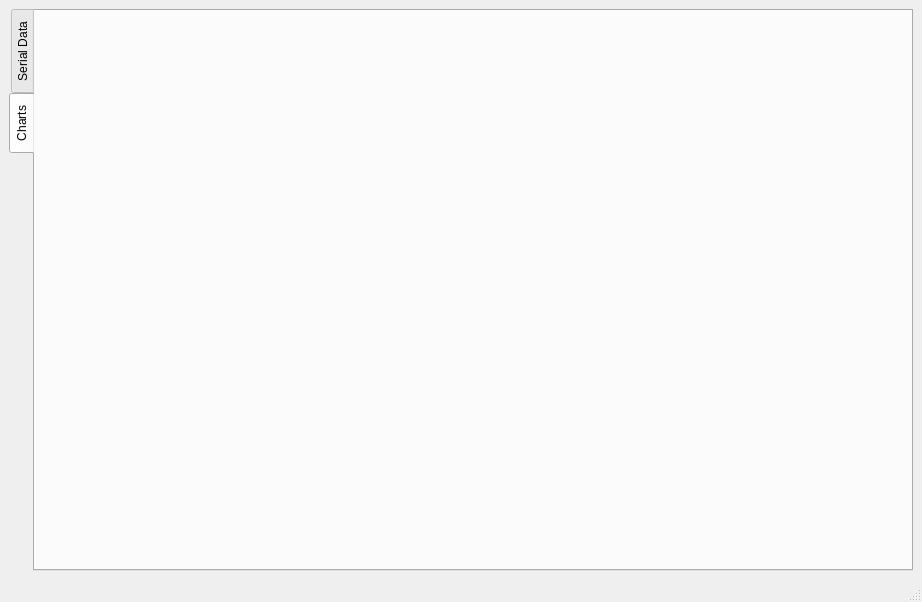
<?xml version="1.0" encoding="UTF-8"?>
<ui version="4.0">
 <class>serialAssistant</class>
 <widget class="QMainWindow" name="serialAssistant">
  <property name="geometry">
   <rect>
    <x>0</x>
    <y>0</y>
    <width>900</width>
    <height>602</height>
   </rect>
  </property>
  <property name="windowTitle">
   <string>serialAssistant</string>
  </property>
  <widget class="QWidget" name="centralwidget">
   <layout class="QGridLayout" name="gridLayout_4">
    <item row="0" column="0">
     <widget class="QTabWidget" name="tabWidget">
      <property name="tabPosition">
       <enum>QTabWidget::West</enum>
      </property>
      <property name="currentIndex">
       <number>1</number>
      </property>
      <widget class="QWidget" name="serialDataTab">
       <attribute name="title">
        <string>Serial Data</string>
       </attribute>
       <layout class="QGridLayout" name="gridLayout_3">
        <item row="0" column="0">
         <layout class="QHBoxLayout" name="horizontalLayout_3">
          <item>
           <layout class="QGridLayout" name="gridLayout_2">
            <item row="1" column="0">
             <layout class="QHBoxLayout" name="horizontalLayout_2">
              <item>
               <widget class="QLineEdit" name="sendMessageEdit">
                <property name="minimumSize">
                 <size>
                  <width>0</width>
                  <height>50</height>
                 </size>
                </property>
               </widget>
              </item>
              <item>
               <layout class="QVBoxLayout" name="verticalLayout_2">
                <item>
                 <widget class="QPushButton" name="sendMessagePbt">
                  <property name="text">
                   <string>Send Message</string>
                  </property>
                 </widget>
                </item>
                <item>
                 <widget class="QPushButton" name="clearMessagePbt">
                  <property name="text">
                   <string>Clear Message</string>
                  </property>
                 </widget>
                </item>
               </layout>
              </item>
             </layout>
            </item>
            <item row="0" column="0">
             <widget class="QPlainTextEdit" name="recvEdit">
              <property name="minimumSize">
               <size>
                <width>700</width>
                <height>445</height>
               </size>
              </property>
              <property name="readOnly">
               <bool>true</bool>
              </property>
             </widget>
            </item>
           </layout>
          </item>
          <item>
           <layout class="QVBoxLayout" name="verticalLayout_3">
            <item>
             <widget class="QGroupBox" name="groupBox">
              <property name="maximumSize">
               <size>
                <width>162</width>
                <height>64</height>
               </size>
              </property>
              <property name="title">
               <string/>
              </property>
              <layout class="QHBoxLayout" name="horizontalLayout">
               <item>
                <spacer name="horizontalSpacer_2">
                 <property name="orientation">
                  <enum>Qt::Horizontal</enum>
                 </property>
                 <property name="sizeHint" stdset="0">
                  <size>
                   <width>52</width>
                   <height>20</height>
                  </size>
                 </property>
                </spacer>
               </item>
               <item>
                <widget class="QLabel" name="label_6">
                 <property name="minimumSize">
                  <size>
                   <width>126</width>
                   <height>20</height>
                  </size>
                 </property>
                 <property name="font">
                  <font>
                   <family>DejaVu Sans</family>
                   <pointsize>11</pointsize>
                   <weight>50</weight>
                   <bold>false</bold>
                  </font>
                 </property>
                 <property name="text">
                  <string>Serial Assisant</string>
                 </property>
                 <property name="alignment">
                  <set>Qt::AlignCenter</set>
                 </property>
                </widget>
               </item>
               <item>
                <spacer name="horizontalSpacer">
                 <property name="orientation">
                  <enum>Qt::Horizontal</enum>
                 </property>
                 <property name="sizeHint" stdset="0">
                  <size>
                   <width>52</width>
                   <height>20</height>
                  </size>
                 </property>
                </spacer>
               </item>
              </layout>
             </widget>
            </item>
            <item>
             <spacer name="verticalSpacer">
              <property name="orientation">
               <enum>Qt::Vertical</enum>
              </property>
              <property name="sizeHint" stdset="0">
               <size>
                <width>20</width>
                <height>40</height>
               </size>
              </property>
             </spacer>
            </item>
            <item>
             <layout class="QGridLayout" name="gridLayout">
              <item row="0" column="0">
               <widget class="QComboBox" name="serialPortCb">
                <property name="maximumSize">
                 <size>
                  <width>86</width>
                  <height>25</height>
                 </size>
                </property>
               </widget>
              </item>
              <item row="0" column="1">
               <widget class="QLabel" name="label">
                <property name="maximumSize">
                 <size>
                  <width>68</width>
                  <height>25</height>
                 </size>
                </property>
                <property name="text">
                 <string>SerialPort</string>
                </property>
                <property name="alignment">
                 <set>Qt::AlignCenter</set>
                </property>
               </widget>
              </item>
              <item row="1" column="0">
               <widget class="QComboBox" name="baudRateCb">
                <property name="maximumSize">
                 <size>
                  <width>86</width>
                  <height>25</height>
                 </size>
                </property>
                <property name="currentIndex">
                 <number>2</number>
                </property>
                <item>
                 <property name="text">
                  <string>4800</string>
                 </property>
                </item>
                <item>
                 <property name="text">
                  <string>9600</string>
                 </property>
                </item>
                <item>
                 <property name="text">
                  <string>115200</string>
                 </property>
                </item>
               </widget>
              </item>
              <item row="1" column="1">
               <widget class="QLabel" name="label_2">
                <property name="maximumSize">
                 <size>
                  <width>68</width>
                  <height>25</height>
                 </size>
                </property>
                <property name="text">
                 <string>BaudRate</string>
                </property>
                <property name="alignment">
                 <set>Qt::AlignCenter</set>
                </property>
               </widget>
              </item>
              <item row="2" column="0">
               <widget class="QComboBox" name="dataBitCb">
                <property name="maximumSize">
                 <size>
                  <width>86</width>
                  <height>25</height>
                 </size>
                </property>
                <property name="toolTipDuration">
                 <number>-10</number>
                </property>
                <property name="currentIndex">
                 <number>1</number>
                </property>
                <item>
                 <property name="text">
                  <string>7</string>
                 </property>
                </item>
                <item>
                 <property name="text">
                  <string>8</string>
                 </property>
                </item>
               </widget>
              </item>
              <item row="2" column="1">
               <widget class="QLabel" name="label_3">
                <property name="maximumSize">
                 <size>
                  <width>68</width>
                  <height>25</height>
                 </size>
                </property>
                <property name="text">
                 <string>DataBits</string>
                </property>
                <property name="alignment">
                 <set>Qt::AlignCenter</set>
                </property>
               </widget>
              </item>
              <item row="3" column="0">
               <widget class="QComboBox" name="stopBitCB">
                <property name="maximumSize">
                 <size>
                  <width>86</width>
                  <height>25</height>
                 </size>
                </property>
                <property name="currentIndex">
                 <number>0</number>
                </property>
                <item>
                 <property name="text">
                  <string>1</string>
                 </property>
                </item>
                <item>
                 <property name="text">
                  <string>1.5</string>
                 </property>
                </item>
                <item>
                 <property name="text">
                  <string>2</string>
                 </property>
                </item>
               </widget>
              </item>
              <item row="3" column="1">
               <widget class="QLabel" name="label_4">
                <property name="maximumSize">
                 <size>
                  <width>68</width>
                  <height>25</height>
                 </size>
                </property>
                <property name="text">
                 <string>StopBits</string>
                </property>
                <property name="alignment">
                 <set>Qt::AlignCenter</set>
                </property>
               </widget>
              </item>
              <item row="4" column="0">
               <widget class="QComboBox" name="ParityCb">
                <property name="maximumSize">
                 <size>
                  <width>86</width>
                  <height>25</height>
                 </size>
                </property>
                <property name="currentIndex">
                 <number>0</number>
                </property>
                <item>
                 <property name="text">
                  <string>none</string>
                 </property>
                </item>
               </widget>
              </item>
              <item row="4" column="1">
               <widget class="QLabel" name="label_5">
                <property name="maximumSize">
                 <size>
                  <width>68</width>
                  <height>25</height>
                 </size>
                </property>
                <property name="text">
                 <string>Parity</string>
                </property>
                <property name="alignment">
                 <set>Qt::AlignCenter</set>
                </property>
               </widget>
              </item>
             </layout>
            </item>
            <item>
             <spacer name="verticalSpacer_5">
              <property name="orientation">
               <enum>Qt::Vertical</enum>
              </property>
              <property name="sizeHint" stdset="0">
               <size>
                <width>20</width>
                <height>40</height>
               </size>
              </property>
             </spacer>
            </item>
            <item>
             <spacer name="verticalSpacer_4">
              <property name="orientation">
               <enum>Qt::Vertical</enum>
              </property>
              <property name="sizeHint" stdset="0">
               <size>
                <width>20</width>
                <height>40</height>
               </size>
              </property>
             </spacer>
            </item>
            <item>
             <layout class="QVBoxLayout" name="verticalLayout">
              <item>
               <widget class="QPushButton" name="openSerialPbt">
                <property name="minimumSize">
                 <size>
                  <width>0</width>
                  <height>30</height>
                 </size>
                </property>
                <property name="maximumSize">
                 <size>
                  <width>160</width>
                  <height>30</height>
                 </size>
                </property>
                <property name="text">
                 <string>Open Serial</string>
                </property>
               </widget>
              </item>
              <item>
               <widget class="QPushButton" name="closeSerialPbt">
                <property name="maximumSize">
                 <size>
                  <width>160</width>
                  <height>30</height>
                 </size>
                </property>
                <property name="text">
                 <string>Close Serial</string>
                </property>
               </widget>
              </item>
             </layout>
            </item>
            <item>
             <spacer name="verticalSpacer_6">
              <property name="orientation">
               <enum>Qt::Vertical</enum>
              </property>
              <property name="sizeHint" stdset="0">
               <size>
                <width>20</width>
                <height>40</height>
               </size>
              </property>
             </spacer>
            </item>
            <item>
             <spacer name="verticalSpacer_2">
              <property name="orientation">
               <enum>Qt::Vertical</enum>
              </property>
              <property name="sizeHint" stdset="0">
               <size>
                <width>20</width>
                <height>20</height>
               </size>
              </property>
             </spacer>
            </item>
           </layout>
          </item>
         </layout>
        </item>
       </layout>
      </widget>
      <widget class="QWidget" name="chartsTab">
       <attribute name="title">
        <string>Charts</string>
       </attribute>
      </widget>
     </widget>
    </item>
   </layout>
  </widget>
  <widget class="QMenuBar" name="menubar">
   <property name="geometry">
    <rect>
     <x>0</x>
     <y>0</y>
     <width>900</width>
     <height>25</height>
    </rect>
   </property>
  </widget>
  <widget class="QStatusBar" name="statusbar"/>
 </widget>
 <resources/>
 <connections/>
</ui>
